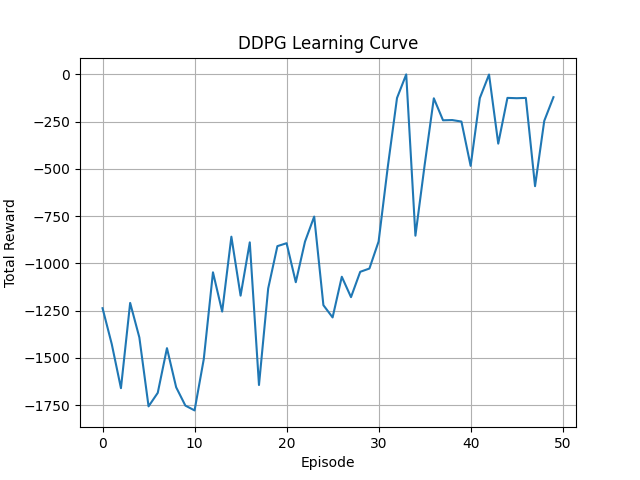

Reproduce this figure in Python.
import numpy as np
import os
import tensorflow as tf
import tensorflow.keras as keras
from tensorflow.keras.layers import Dense
from tensorflow.keras.optimizers import Adam


class Buffer:
    def __init__(self, n_actions, input_dim, max_size):
        self.mem_size = max_size
        self.mem_cntr = 0

        self.states_mem = np.zeros((self.mem_size, *input_dim))
        self.actions_mem = np.zeros((self.mem_size, n_actions))
        self.rewards_mem = np.zeros(self.mem_size)
        self.states__mem = np.zeros((self.mem_size, *input_dim))
        self.terminal_mem = np.zeros(self.mem_size)

    def store_transitions(self,state,action,reward,state_,done):
        index = self.mem_cntr % self.mem_size

        self.states_mem[index] = state
        self.actions_mem[index] = action
        self.rewards_mem[index] = reward
        self.states__mem[index] = state_
        self.terminal_mem[index] = done

        self.mem_cntr += 1

    def get_size(self):
        return self.mem_cntr

    def get_Sample(self, batch_size):
        
        memory = min(self.mem_size, self.mem_cntr)

        batch = np.random.choice(memory, batch_size, replace=False)

        states = self.states_mem[batch]
        actions = self.actions_mem[batch]
        rewards = self.rewards_mem[batch]
        states_ = self.states__mem[batch]
        terminal = self.terminal_mem[batch]

        return states, actions, rewards, states_, terminal


class Critic_Network(keras.Model):
    def __init__(self, l1_dim=256, l2_dim= 256, name = 'critic', chkpt_dir = 'temp/ddpg' ):
        super(Critic_Network,self).__init__()
        self.l1_dim = l1_dim
        self.l2_dim = l2_dim
        self.model_name = name
        self.chkpt_dir = chkpt_dir

        self.checkpoint_file = os.path.join(self.chkpt_dir, self.model_name + "ddpg.h5")

        self.l1 = Dense(self.l1_dim, activation='relu')
        self.l2 = Dense(self.l2_dim, activation = 'relu')
        self.endl = Dense(1, activation=None)

    def call(self, state, action):
        action_value = self.l1(tf.concat([state, action],axis=1))
        action_value = self.l2(action_value)
        
        q = self.endl(action_value)
        
        return q


class Actor_Network(keras.Model):
    def __init__(self, n_actions, l1_dim=256, l2_dim=256,  name='actor', chkpt_dir ="'temp/ddpg"):
        super(Actor_Network,self).__init__()

        self.n_actions = n_actions
        self.l1_dim = l1_dim
        self.l2_dim = l2_dim
        self.model_name = name
        self.chkpt_dir = chkpt_dir

        self.checkpoint_file = os.path.join(self.chkpt_dir,self.model_name,"ddpg.h5")

        self.l1 = Dense(self.l1_dim, activation = 'relu')
        self.l2 = Dense(self.l2_dim, activation = 'relu')

        self.endl = Dense(self.n_actions, activation = 'tanh')

    def call(self, state):
        action = self.l1(state)
        action = self.l2(action)

        action = self.endl(action)

        return action    
    


class DDPG_agent:
    def __init__(self, n_actions, input_dims, alpha=0.001, beta = 0.002, env=None, gamma=0.99, 
                 max_size=1000000, tau=0.005, batch_size=64, noise=0.1):
        self.n_actions = n_actions
        self.input_dims = input_dims
        self.max_size = max_size
        self.memory = Buffer(n_actions=self.n_actions, input_dim=self.input_dims, max_size=self.max_size)
        self.gamma = gamma
        self.batch_size = batch_size
        self.noise = noise
        self.tau = tau
        self.max_action = env.action_space.high[0]
        self.min_action = env.action_space.low[0]

        self.actor = Actor_Network(n_actions=self.n_actions)
        self.target_actor = Actor_Network(n_actions=self.n_actions, name="target_Actor")
        self.critic = Critic_Network()
        self.target_critic = Critic_Network(name="target_Critic")

        self.actor.compile(optimizer=Adam(learning_rate = alpha))
        self.target_actor.compile(optimizer=Adam(learning_rate = alpha))
        self.critic.compile(optimizer=Adam(learning_rate = beta))
        self.target_critic.compile(optimizer=Adam(learning_rate = beta))

        self.update_network_parameters(tau=1)

    def update_network_parameters(self, tau=None):
        if tau is None:
            tau = self.tau

        weights = []
        targets = self.target_actor.weights
                                                    #loss üzerinden update kısmı yok gibi burda
        for i,weight in enumerate(self.actor.weights):# bütün weigthler üzerinden iterate edip weigth ve index dönüyü (weightleri liste gibi düşün)
            weights.append(weight*tau + targets[i]*(1-tau))#yeni weight elemanına tau ile ne kadar güncelleneceğini belirleyip güncelleyerek weights listesine atıyo
        self.target_actor.set_weights(weights)#targetı buna göre güncelliyo         off policy algoritma

        weights = []
        targets = self.target_critic.weights

        for i,weight in enumerate(self.critic.weights):
            weights.append(weight*tau + targets[i] * 1-tau)
        self.target_critic.set_weights(weights)

    def save_models(self):
        self.actor.save_weights(self.actor.checkpoint_file)
        self.critic.save_weights(self.critic.checkpoint_file)
        self.target_actor.save_weights(self.target_actor.checkpoint_file)
        self.target_critic.save_weights(self.target_critic.checkpoint_file)

    def load_models(self):
        self.actor.load_weights(self.actor.checkpoint_file)
        self.critic.load_weights(self.critic.checkpoint_file)
        self.target_actor.load_weights(self.target_actor.checkpoint_file)
        self.target_critic.load_weights(self.target_critic.checkpoint_file)

    def choose_action(self,obs,evaluate=False):
        state = tf.convert_to_tensor([obs],dtype=tf.float32)
        actions = self.actor(state)
        if not evaluate:
            actions += tf.random.normal(shape=[self.n_actions],stddev=self.noise) 
        actions = tf.clip_by_value(actions, self.min_action, self.max_action)
        return actions[0]
    
    def learn(self):
        if self.memory.mem_cntr < self.batch_size:
            return 
        
        state,action,reward,state_,done = self.memory.get_Sample(self.batch_size)

        states = tf.convert_to_tensor(state, dtype=tf.float32)
        actions = tf.convert_to_tensor(action, dtype=tf.float32)
        rewards = tf.convert_to_tensor(reward, dtype=tf.float32)
        states_ = tf.convert_to_tensor(state_, dtype=tf.float32)


        with tf.GradientTape() as tape:
            target_actions = self.target_actor(states_)# next state için targettan action alıyor
            critic_value_ = tf.squeeze(self.target_critic(states_,target_actions), 1)#t+1 için action ve space le Q dönüyor
            critic_value = tf.squeeze(self.critic(states,actions), 1)# 
            target = rewards + self.gamma * critic_value_ * (1-done)
            critic_loss = keras.losses.MSE(target, critic_value)    

        Critic_network_gradient = tape.gradient(critic_loss,self.critic.trainable_variables)
        self.critic.optimizer.apply_gradients(zip(Critic_network_gradient, self.critic.trainable_variables))

        with tf.GradientTape() as tape:
            new_policy_actions = self.actor(states)
            actor_loss = -self.critic(states,new_policy_actions)
            actor_loss = tf.math.reduce_mean(actor_loss)

        actor_network_gradient = tape.gradient(actor_loss, self.actor.trainable_variables)
        self.actor.optimizer.apply_gradients(zip(actor_network_gradient, self.actor.trainable_variables))
        
        self.update_network_parameters()


        # ---------------------------------------------------------------

import gymnasium as gym
import matplotlib.pyplot as plt
import tqdm

env = gym.make("Pendulum-v1")#, render_mode="human")
agent = DDPG_agent(input_dims=env.observation_space.shape, env=env, n_actions=env.action_space.shape[0])

n_episode = 175
score_history = []
for _ in tqdm.tqdm(range(n_episode)):
    state, _= env.reset()
    done = False
    score = 0
    while not done:
        action = agent.choose_action(state)
        state_, reward, terminated, truncated, info = env.step(action)
        done = terminated or truncated
        score += reward
        agent.memory.store_transitions(state,action,reward,state_,done)
        agent.learn()
        state = state_
    score_history.append(score)


plt.plot(np.arange(n_episode), score_history)
plt.xlabel("Episode")
plt.ylabel("Total Reward")
plt.title("DDPG Learning Curve")
plt.grid(True)
plt.savefig("DDPG.png")
